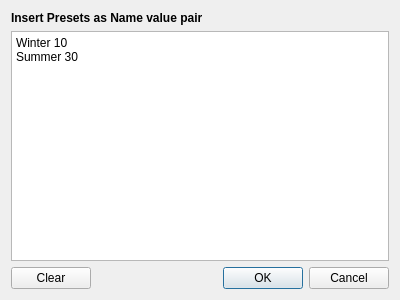
<?xml version="1.0" encoding="UTF-8"?>
<ui version="4.0">
 <class>Dialog</class>
 <widget class="QDialog" name="Dialog">
  <property name="geometry">
   <rect>
    <x>0</x>
    <y>0</y>
    <width>400</width>
    <height>300</height>
   </rect>
  </property>
  <property name="windowTitle">
   <string>Dialog</string>
  </property>
  <layout class="QVBoxLayout" name="verticalLayout">
   <item>
    <widget class="QLabel" name="label">
     <property name="font">
      <font>
       <bold>true</bold>
      </font>
     </property>
     <property name="text">
      <string>Insert Presets as Name value pair</string>
     </property>
    </widget>
   </item>
   <item>
    <widget class="QTextEdit" name="textEdit">
     <property name="html">
      <string>&lt;!DOCTYPE HTML PUBLIC &quot;-//W3C//DTD HTML 4.0//EN&quot; &quot;http://www.w3.org/TR/REC-html40/strict.dtd&quot;&gt;
&lt;html&gt;&lt;head&gt;&lt;meta name=&quot;qrichtext&quot; content=&quot;1&quot; /&gt;&lt;meta charset=&quot;utf-8&quot; /&gt;&lt;style type=&quot;text/css&quot;&gt;
p, li { white-space: pre-wrap; }
hr { height: 1px; border-width: 0; }
li.unchecked::marker { content: &quot;\2610&quot;; }
li.checked::marker { content: &quot;\2612&quot;; }
&lt;/style&gt;&lt;/head&gt;&lt;body style=&quot; font-family:'Segoe UI'; font-size:9pt; font-weight:400; font-style:normal;&quot;&gt;
&lt;p style=&quot; margin-top:0px; margin-bottom:0px; margin-left:0px; margin-right:0px; -qt-block-indent:0; text-indent:0px;&quot;&gt;Winter 10&lt;/p&gt;
&lt;p style=&quot; margin-top:0px; margin-bottom:0px; margin-left:0px; margin-right:0px; -qt-block-indent:0; text-indent:0px;&quot;&gt;Summer 30&lt;/p&gt;&lt;/body&gt;&lt;/html&gt;</string>
     </property>
    </widget>
   </item>
   <item>
    <layout class="QHBoxLayout" name="horizontalLayout">
     <item>
      <widget class="QPushButton" name="cmdClear">
       <property name="text">
        <string>Clear</string>
       </property>
      </widget>
     </item>
     <item>
      <widget class="QDialogButtonBox" name="buttonBox">
       <property name="orientation">
        <enum>Qt::Orientation::Horizontal</enum>
       </property>
       <property name="standardButtons">
        <set>QDialogButtonBox::StandardButton::Cancel|QDialogButtonBox::StandardButton::Ok</set>
       </property>
      </widget>
     </item>
    </layout>
   </item>
  </layout>
 </widget>
 <resources/>
 <connections>
  <connection>
   <sender>buttonBox</sender>
   <signal>accepted()</signal>
   <receiver>Dialog</receiver>
   <slot>accept()</slot>
   <hints>
    <hint type="sourcelabel">
     <x>248</x>
     <y>254</y>
    </hint>
    <hint type="destinationlabel">
     <x>157</x>
     <y>274</y>
    </hint>
   </hints>
  </connection>
  <connection>
   <sender>buttonBox</sender>
   <signal>rejected()</signal>
   <receiver>Dialog</receiver>
   <slot>reject()</slot>
   <hints>
    <hint type="sourcelabel">
     <x>316</x>
     <y>260</y>
    </hint>
    <hint type="destinationlabel">
     <x>286</x>
     <y>274</y>
    </hint>
   </hints>
  </connection>
 </connections>
</ui>
